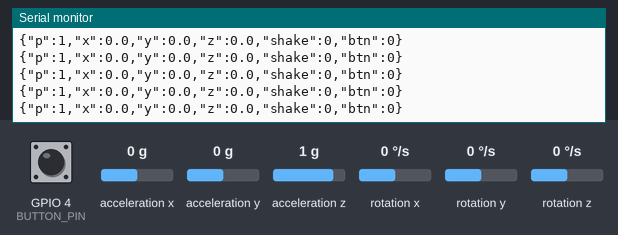
A sketch run on a simulated ESP32-S3. On the bench: the last lines printed to the serial monitor. Inputs (shaded band) come from the test bench; at power-on: acceleration x 0 g, GPIO 4 (BUTTON_PIN) HIGH, acceleration y 0 g, acceleration z 1 g, rotation x 0 °/s, rotation y 0 °/s, rotation z 0 °/s.

Above: at 3.7 s.
3.8 s: acceleration x set to -1.4 g
At 4.4 s:
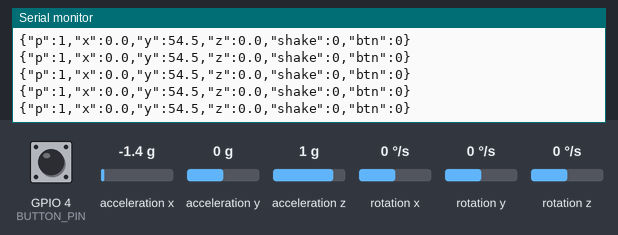
5.3 s: GPIO 4 (BUTTON_PIN) pulled LOW for 0.15 s
6.9 s: acceleration y set to -1.4 g
At 7.6 s:
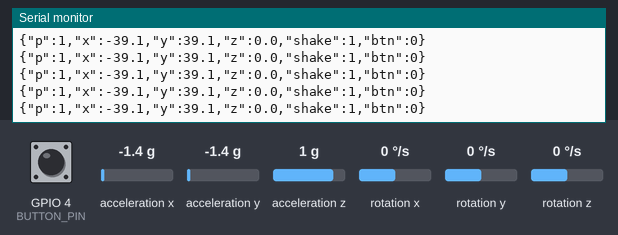
8.4 s: acceleration x set to 0 g
At 9.3 s:
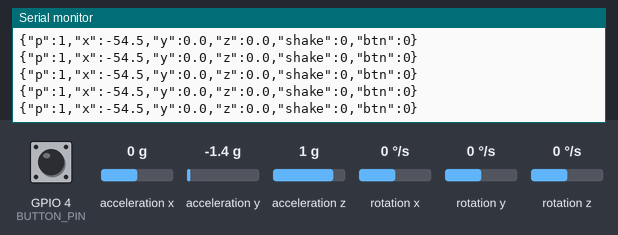
11.4 s: GPIO 4 (BUTTON_PIN) pulled LOW for 1 s
At 12.4 s:
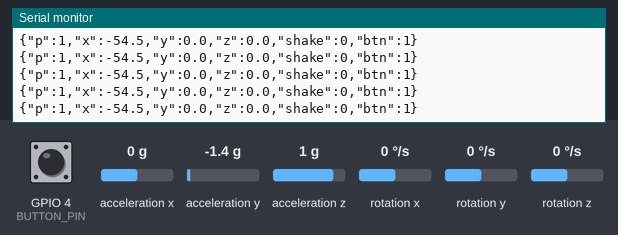
13.9 s: acceleration z set to -1.4 g
At 14.5 s:
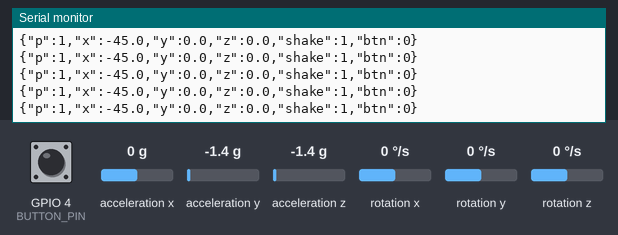
Timing chart, 0 to 16.4 s (numbered marks = the images above; inputs shaded):
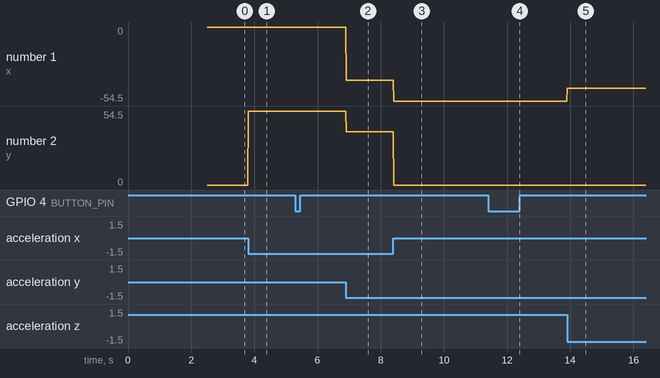

Measured:
- after the input at 3.8 s, the serial monitor: prints a new line at once (image 1)
- after the input at 6.9 s, the serial monitor: prints a new line at once (image 2)
- after the input at 8.4 s, the serial monitor: prints a new line at once (image 3)
- after the input at 11.4 s, the serial monitor: prints a new line at once (image 4)
- after the input at 13.9 s, the serial monitor: prints a new line at once (image 5)
- plotted number 1: 0 → -39.1 after the input at 6.9 s, -39.1 → -54.5 after the input at 8.4 s, -54.5 → -45 after the input at 13.9 s
- plotted number 2: 0 → 54.5 after the input at 3.8 s, 54.5 → 39.1 after the input at 6.9 s

The sketch:

kaboeko_mpu6050.ino
```cpp
// Kaboeko – testcontroller met MPU-6050 op een ESP32-S3 DevKitC
//
// Aansluiten (breadboard):
//   MPU-6050 VCC -> ESP32 3V3
//   MPU-6050 GND -> ESP32 GND
//   MPU-6050 SDA -> ESP32 GPIO 8
//   MPU-6050 SCL -> ESP32 GPIO 9
//   Knopje (uit de starterset): ene poot -> GPIO 4, andere poot -> GND
//
// Bibliotheek: "MPU6050_light" van rfetick (Arduino IDE > Library Manager)
//
// Wat het doet: stuurt 50 keer per seconde één regel JSON via USB, bv.
//   {"p":1,"x":12.3,"y":-4.1,"z":87.0,"shake":0,"btn":1}
// Die regels leest de Phaser-game later via Web Serial.

#include <Wire.h>
#include <MPU6050_light.h>

const int PLAYER = 1;          // zet op 2 voor de controller van speler 2
const int SDA_PIN = 8;
const int SCL_PIN = 9;
const int BUTTON_PIN = 4;

// Hoe hard je moet schudden: 1.0 = zwaartekracht, alles boven ~1.8 g telt als schudden.
const float SHAKE_THRESHOLD = 1.8;

MPU6050 mpu(Wire);
unsigned long lastSend = 0;

void setup() {
  Serial.begin(115200);
  delay(500);

  pinMode(BUTTON_PIN, INPUT_PULLUP);  // interne weerstand: geen extra onderdelen nodig
  Wire.begin(SDA_PIN, SCL_PIN);

  byte status = mpu.begin();
  if (status != 0) {
    // 0 = alles ok. Iets anders = de sensor wordt niet gevonden: check de draadjes.
    while (true) {
      Serial.print("{\"error\":\"MPU6050 niet gevonden, status ");
      Serial.print(status);
      Serial.println("\"}");
      delay(1000);
    }
  }

  // Leg de sensor STIL en PLAT neer tijdens deze 2 seconden.
  Serial.println("{\"info\":\"kalibreren, sensor stil houden\"}");
  delay(1000);
  mpu.calcOffsets();
  Serial.println("{\"info\":\"klaar\"}");
}

void loop() {
  mpu.update();  // zo vaak mogelijk aanroepen, ook als we niet sturen

  if (millis() - lastSend < 20) return;  // 20 ms = 50 berichten per seconde
  lastSend = millis();

  // Schudden: hoeveel g er in totaal op de sensor werkt.
  float ax = mpu.getAccX();
  float ay = mpu.getAccY();
  float az = mpu.getAccZ();
  float g = sqrt(ax * ax + ay * ay + az * az);
  int shake = g > SHAKE_THRESHOLD ? 1 : 0;

  int btn = digitalRead(BUTTON_PIN) == LOW ? 1 : 0;  // ingedrukt = LOW door de pull-up

  Serial.print("{\"p\":");     Serial.print(PLAYER);
  Serial.print(",\"x\":");     Serial.print(mpu.getAngleX(), 1);  // kantelen voor/achter
  Serial.print(",\"y\":");     Serial.print(mpu.getAngleY(), 1);  // kantelen links/rechts
  Serial.print(",\"z\":");     Serial.print(mpu.getAngleZ(), 1);  // draaien (verschuift langzaam)
  Serial.print(",\"shake\":"); Serial.print(shake);
  Serial.print(",\"btn\":");   Serial.print(btn);
  Serial.println("}");
}
```
